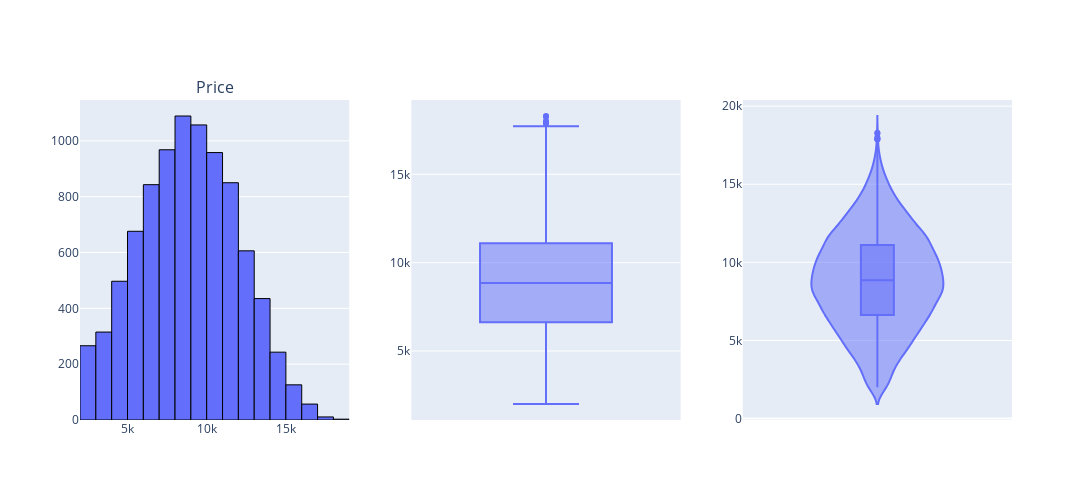

The code cell stored with this chart in its notebook:
### Markdown cell above
Phan bo cot Target

### Code cell
subplot_titles = sum(([item, "", ""] for item in [target_col]), [])


fig = make_subplots(rows=len([target_col]), cols=3, subplot_titles=subplot_titles)

for row, col in enumerate([target_col], 1):
    data = df[col]

    # Vẽ Histogram
    fig_hist = px.histogram(
        x=data,  # Dữ liệu cho trục X
        nbins=30,  # Số lượng cột (bins)
    )

    # Thêm đường viền cho các cột histogram
    fig_hist.update_traces(marker=dict(line=dict(width=1, color="black")))

    # Vẽ box plot
    fig_box = px.box(
        y=data,  # Dữ liệu trục Y
    )

    # Vẽ violin plot
    fig_violin = px.violin(
        y=data,  # Dữ liệu trên trục Y
        box=True,  # Hiển thị Box Plot bên trong
    )

    fig.add_trace(fig_hist.data[0], row=row, col=1)
    fig.add_trace(fig_box.data[0], row=row, col=2)
    fig.add_trace(fig_violin.data[0], row=row, col=3)

fig.update_layout(
    width=400 * 3,  # Độ rộng biểu đồ (px)
    height=len([target_col]) * 500,  # Độ cao biểu đồ (px)
)

fig.show()

### Figure 1 — Plotly figure (JSON) as saved in the notebook; plotly's stock layout.template omitted (floating-point values rounded to 4 significant figures; data arrays with more than 128 entries replaced by an {"elided": "..."} marker saying what was removed)
{"data": [{"bingroup": "x", "hovertemplate": "x=%{x}<br>count=%{y}<extra></extra>", "legendgroup": "", "marker": {"color": "#636efa", "line": {"color": "black", "width": 1}, "pattern": {"shape": ""}}, "name": "", "nbinsx": 30, "orientation": "v", "showlegend": false, "type": "histogram", "x": {"elided": "9000 float values"}, "xaxis": "x", "yaxis": "y"}, {"alignmentgroup": "True", "hovertemplate": "y=%{y}<extra></extra>", "legendgroup": "", "marker": {"color": "#636efa"}, "name": "", "notched": false, "offsetgroup": "", "orientation": "v", "showlegend": false, "type": "box", "x0": " ", "xaxis": "x2", "y": {"elided": "9000 float values"}, "y0": " ", "yaxis": "y2"}, {"alignmentgroup": "True", "box": {"visible": true}, "hovertemplate": "y=%{y}<extra></extra>", "legendgroup": "", "marker": {"color": "#636efa"}, "name": "", "offsetgroup": "", "orientation": "v", "scalegroup": "True", "showlegend": false, "type": "violin", "x0": " ", "xaxis": "x3", "y": {"elided": "9000 float values"}, "y0": " ", "yaxis": "y3"}], "layout": {"annotations": [{"font": {"size": 16}, "showarrow": false, "text": "Price", "x": 0.1444, "xanchor": "center", "xref": "paper", "y": 1, "yanchor": "bottom", "yref": "paper"}], "height": 500, "width": 1200, "xaxis": {"anchor": "y", "domain": [0, 0.2889]}, "xaxis2": {"anchor": "y2", "domain": [0.3556, 0.6444]}, "xaxis3": {"anchor": "y3", "domain": [0.7111, 1]}, "yaxis": {"anchor": "x", "domain": [0, 1]}, "yaxis2": {"anchor": "x2", "domain": [0, 1]}, "yaxis3": {"anchor": "x3", "domain": [0, 1]}}}
